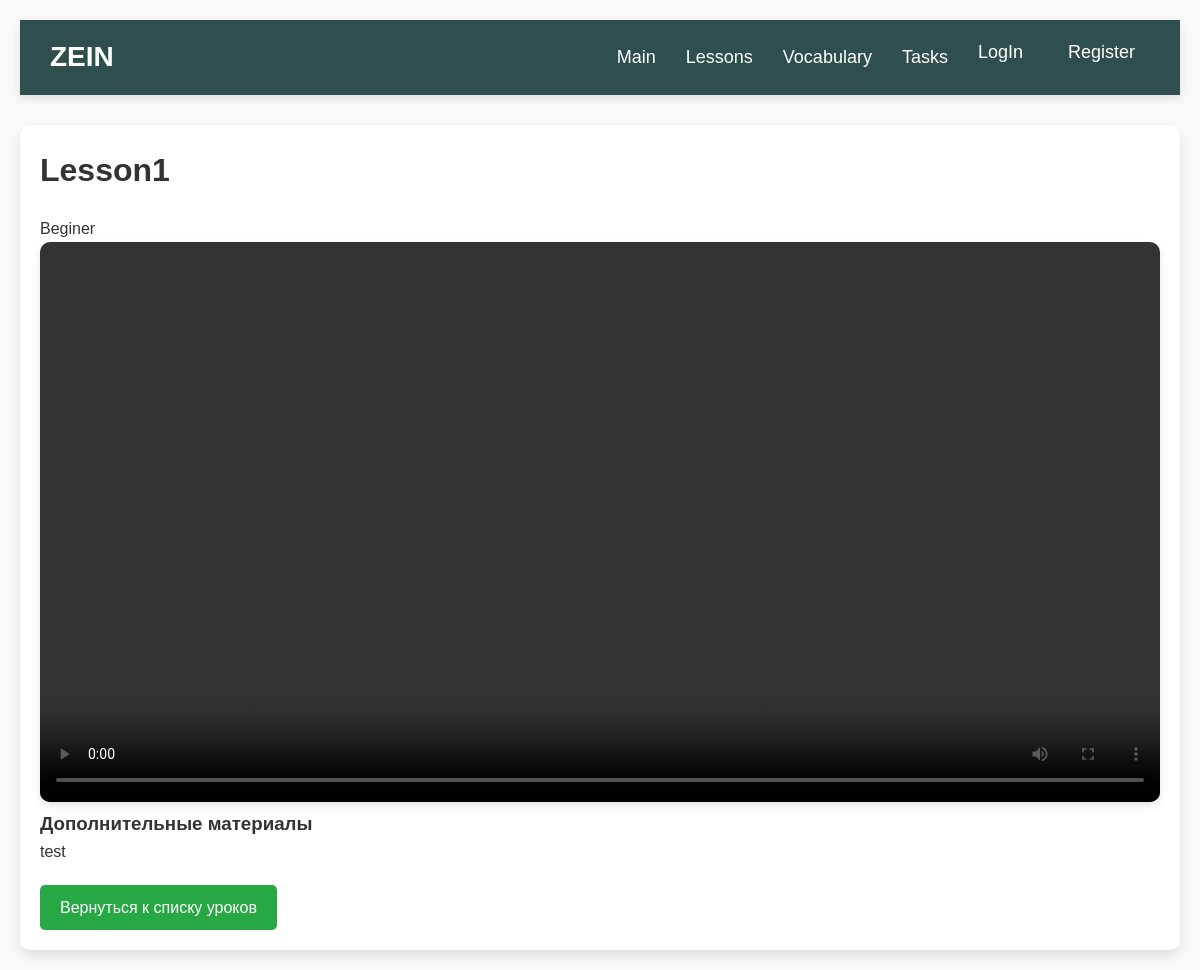
The app's page /lessons/1/ with its own data.
### main/models.py (models this page shows, shortened)
class Lesson(models.Model):
    title = models.CharField(max_length=200, verbose_name="Название урока")
    description = models.TextField(verbose_name="Краткое содержание")
    video = models.FileField(upload_to='videos/', blank=True, null=True, verbose_name="Видео")
    audio = models.FileField(upload_to='audios/', blank=True, null=True, verbose_name="Аудио")
    image = models.ImageField(upload_to='images/', blank=True, null=True, verbose_name="Изображение")
    test_link = models.URLField(blank=True, null=True, verbose_name="Ссылка на тест")
    additional_links = models.TextField(blank=True, null=True, verbose_name="Дополнительные материалы (ссылки)")
    level = models.ForeignKey(Level, on_delete=models.CASCADE, related_name="lessons", verbose_name="Уровень")

### main/views.py (the view)
# urls.py: path('lessons/<int:lesson_id>/', views.lesson_detail, name='lesson_detail'),
def lesson_detail(request, lesson_id):
    lesson = get_object_or_404(Lesson, pk=lesson_id)
    return render(request, 'main/lesson_detail.html', {'lesson': lesson})

### templates/main/lesson_detail.html (shortened to what this page needs)
{% extends "base.html" %}
{% block content %}
    <h1>{{ lesson.title }}</h1>
    <p>{{ lesson.description }}</p>
    {% if lesson.video %}
        <video class="responsive-video" controls>
            <source src="{{ lesson.video.url }}" type="video/mp4">
        </video>
    {% endif %}
    {% if lesson.additional_links %}
        <h3>Дополнительные материалы</h3>
        <p>{{ lesson.additional_links }}</p>
    {% endif %}
    <a href="{% url 'level_list' %}" class="btn btn-back">Вернуться к списку уроков</a>
{% endblock %}

### static/style.css (style rules this page uses)
* { margin: 0; padding: 0; box-sizing: border-box; }
body { font-family: Arial, sans-serif; background-color: #f4f4f4; color: #333; line-height: 1.6; }
h1 { font-size: 32px; color: #333; margin-bottom: 20px; }
body { font-family: Arial, sans-serif; background-color: #f9f9f9; margin: 0; padding: 20px; }
h1, h2 { color: #333; }
.btn { padding: 10px 20px; background-color: #004080; color: white; text-decoration: none; border-radius: 5px; }
.btn { display: inline-block; padding: 10px 20px; font-size: 16px; color: white; text-decoration: none; border-radius: 5px; transition: background-color 0.3s ease, transform 0.3s ease; text-align: center; }
.btn.btn-back { background-color: #28a745; margin-top: 20px; }
.responsive-video { width: 100%; height: auto; max-width: 100%; border-radius: 10px; box-shadow: 0 4px 8px rgba(0, 0, 0, 0.1); }

### records on screen
Lesson: title "Lesson1", description "Beginer", additional_links "test"
